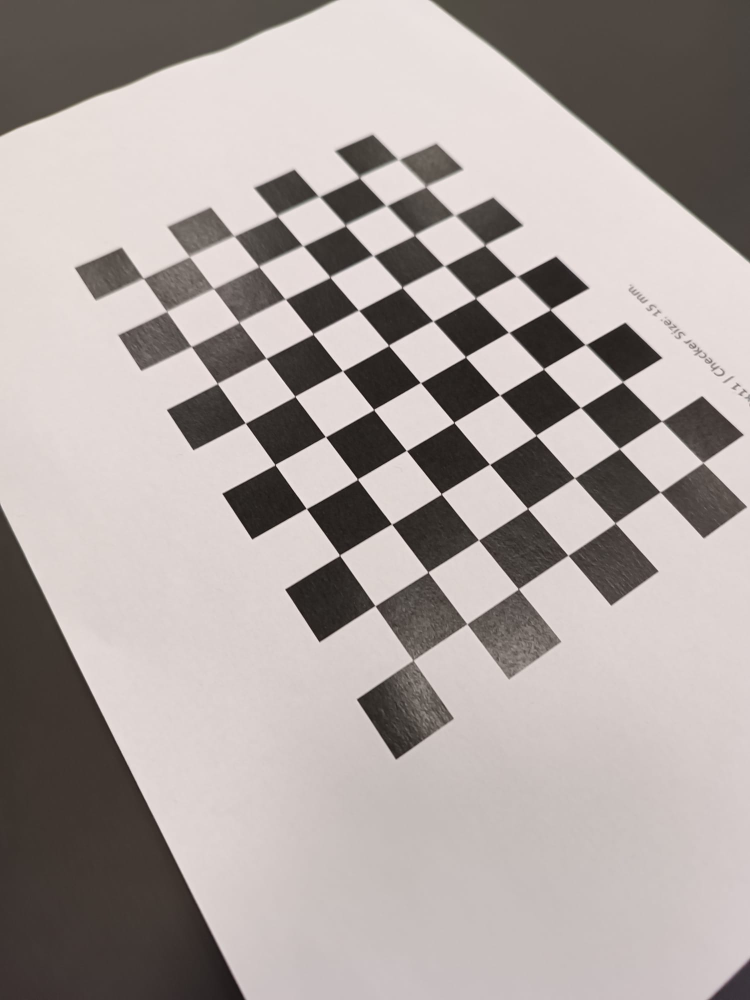
#> input picture images/checkboards/C1.jpg, 1500 x 2000 px (shown at 1/2 size); its folder holds only this picture in this run
$ jupyter execute --allow-errors 5_Nonlinear_optimization_camera_calibration.ipynb
#> lines starting #> are read from the running program, lines starting #| are printed output that depends on the picture
### utilis.py
import cv2
import numpy as np
import itertools as it
import scipy.optimize as coolNonLinOptimizer
import matplotlib as plt
import math

#Pi that converts from homogeneous to inhomogeneous coordinates
def Pi(points_homogenous):
    points_inhomogenous = points_homogenous[:-1] / points_homogenous[-1]
    return points_inhomogenous

#PiInv that converts from inhomogeneous to homogeneous coordinates
def PiInv(points_inhomogeneous):
    points_homogeneous=np.vstack((points_inhomogeneous, np.ones(points_inhomogeneous.shape[1])))
    return points_homogeneous

#Construction of 3D points to simulate the projection
# [16 lines left out: function box3d, not called in this run]

#Returning the projection matrix
def getProjection_Matrix(K: np.ndarray, R: np.ndarray, t: np.ndarray):

    """
        Parameters:
    - K: Camera matrix (3x3)
    - R: Rotation matrix (3x3)
    - t: Translation vector (3x1)

    Returns:
    - P: projection matrix (3x4)
    """
    Rt = np.concatenate((R, t), axis=1)
    P = K @ Rt
    return P

#distorsion function given the projection matrix and the distorsion coefficient
# [10 lines left out: function distort, not called in this run]

def projected_points_with_P(P,Q):
    """
        Parameters:
    - P: 3x4 projection matrix
    - Q: 3xN matrix representing N 3D points in columns

    Returns:
    - 2xN projected point
    """
    q = P@PiInv(Q)
    return Pi(q)

#Projection points with distortion
def projectpoints(K:np.ndarray, R: np.ndarray, t: np.ndarray, Q: np.ndarray, distCoeffs=[], dist = False):
    """
        Parameters:
    - K: Camera matrix (3x3)
    - R: Rotation matrix (3x3)
    - t: Translation vector (3x1)
    - Q: 3xN matrix representing N 3D points in columns
    - distCoeffs: List of distortion coefficients ([])
    - dist: boolean to decide if the distortion is applied

    Returns:
    - 2xN matrix representing the projected 2D points in columns.
    """
    transformation_matrix = np.concatenate((R, t), axis=1)
    projection_matrix = transformation_matrix@PiInv(Q)
    if dist == True:
        distortion = distort(projection_matrix, distCoeffs)
        projection_points = K@distortion
    else:
        projection_points = K@projection_matrix
    return Pi(projection_points)

# [72 lines left out: functions undistortImage, homography_mapping, normalize2d, not called in this run]

def hest(q1: np.ndarray,q2: np.ndarray, normalize=False):
    """
    Description:
    Calculates the B matrix by using kronecker multiplication and crossup setup.
    Estimates H given points q1, q2 on the two image planes.
    Need at least 4 pairs of points to estimate the matrix with 8 degrees of freedom.
    Helper function to scale H to appropriate value
    Parameters:
    - q1 : 2 x n, 2D points in the first image
    - q2 : 2 x n, 2D points in the second image

    Output:
    - H: estimated homography matrix

    """
    if q1.shape[1] != q2.shape[1]:
        raise ValueError("Number of points in q1 and q2 must be equal")
    if q1.shape[1] < 4:
        raise ValueError(
            "At least 4 points are required to estimate a homography"
        )
    if q1.shape[0] != 2 or q2.shape[0] != 2:
        raise ValueError("q1 and q2 must have 2 rows")

    if normalize:
        q1, T1 = normalize2d(q1)
        q2, T2 = normalize2d(q2)

    n = q1.shape[1]
    B = []
    for i in range(n):
        x1, y1 = q1[:, i]
        x2, y2 = q2[:, i]
        Bi = np.array(
            [
                [0, -x2, x2 * y1, 0, -y2, y2 * y1, 0, -1, y1],
                [x2, 0, -x2 * x1, y2, 0, -y2 * x1, 1, 0, -x1],
                [-x2 * y1, x2 * x1, 0, -y2 * y1, y2 * x1, 0, -y1, x1, 0],
            ]
        )
        B.append(Bi)
    # with np.printoptions(precision=3, suppress=True):
    #     print("B:", B)
    B = np.array(B).reshape(-1, 9)
    U, S, Vt = np.linalg.svd(B)
    H = Vt[-1].reshape(3, 3)
    H = H.T
    if normalize:
        H = np.linalg.inv(T1) @ H @ T2
    return H

# [69 lines left out: functions crossOp, get_B, fundamental_matrix, Fest_8point, not called in this run]
#Get 3D points from a list of 2D points and Projections Matrixes
def triangulate(q, P):

    """
    Return the triangulation.

    Parameters
    ----------
    q: 2 x n numpy array
        Inhomogenous pixel coordinates q1... qn
        One for each camera seeing the point.
        At least two.
    P: list of 3 x 4 numpy arrays
        Projection matrices P1... Pn
        For each pixel coordinate

    Return
    ------
    Q: 3 x 1 numpy array
        Triangulation of the point using the linear SVD algorithm

    Example:
        - q = np.hstack((q1_noise, q2_noise))
        - P = [P1,P2]
    """
    _, n = q.shape # n = no. cameras has seen pixel.

    # Prepare B matrix. Two rows for each camera n.
    B = np.zeros((2 * n, 4))
    for i in range(n):
        B[2 * i: 2 * i + 2] = [
            P[i][2, :] * q[0, i] - P[i][0, :],
            P[i][2, :] * q[1, i] - P[i][1, :],
        ]
    # BQ = 0. Minimize using Svd.
    _, _, vh = np.linalg.svd(B)
    Q = vh[-1, :] # Q is ev. corresponding to the min. singular point.
    return Q[:3].reshape(3, 1) / Q[3] # Reshape and scale.

# [71 lines left out: functions triangulate_nonlin, is_q_on_the_line, not called in this run]

def epipolar_line(F, q1):
    # returns epipolar line of q1 in camera 2
    return F@q1
#Given 3D points and 2D points, find the Projection Matrix
# [73 lines left out: functions pest, compute_rmse, checkerboard_points, not called in this run]
#1. Zhang method: finding a list of homographies given 3D points and 2D points
def estimate_homographies(Q_omega, qs):

    """
    Estimate homographies for each view.

    Args:
        Q_omega : 3 x (nxm) array of untransformed 3D points
        qs : list of arrays corresponding to each view (2, n),
             Same points, but rotated/scaled/transformed and projected to the image frame.

    Returns:
        Hs : list of 3x3 homographies for each view e.g (Hs[0],Hs[1]...Hs[len(qs)])

    In this case we can just assume that Q_omega is a virtual image plane with all the corners, and we find the homography mappings
    from the image planes to this virtual image plane.

    """
    Hs = []
    Q = Q_omega[:2]  # remove 3rd row of zeros
    for q in qs:
        H = hest(q, Q)  # TODO: why hest(q, Q) instead of hest(Q, q)?
        Hs.append(H)
    return Hs

# 2. Zhang: function estimate_b(Hs) that takes a list of homographies Hs and returns the vector
def estimate_b(Hs):
    """
    Estimate b matrix used Zhang's method for camera calibration.

    Args:
        Hs : list of 3x3 homographies for each view

    Returns:
        b : 6x1 vector
    """
    V = []  # coefficient matrix
    # Create constraints in matrix form
    for H in Hs:
        vi_11 = form_vi(H, 1, 1)
        vi_12 = form_vi(H, 1, 2)
        vi_22 = form_vi(H, 2, 2)
        v = np.vstack((vi_12, vi_11 - vi_22))  # 2 x 6
        V.append(v)
    # V = np.array(V) creates the wrong array shape
    V = np.vstack(V)  # 2n x 6
    U, S, bt = np.linalg.svd(V.T @ V)
    b = bt[-1].reshape(6, 1)
    return b

# Helper function to form b
def form_vi(H, a, b):
    """
    Form 1x6 vector vi using H and indices alpha, beta.

    Args:
        H : 3x3 homography
        a, b : indices alpha, beta

    Returns:
        vi : 1x6 vector
    """
    # Use zero-indexing here. Notes uses 1-indexing.
    a = a - 1
    b = b - 1
    vi = np.array(
        [
            H[0, a] * H[0, b],
            H[0, a] * H[1, b] + H[1, a] * H[0, b],
            H[1, a] * H[1, b],
            H[2, a] * H[0, b] + H[0, a] * H[2, b],
            H[2, a] * H[1, b] + H[1, a] * H[2, b],
            H[2, a] * H[2, b],
        ]
    )
    vi = vi.reshape(1, 6)
    return vi

#Given B, find b
# [12 lines left out: function b_from_B, not called in this run]

#3. Zhang: function estimateIntrisics(Hs) that takes a list of homographies Hs and returns a camera matrix K.
def estimate_intrinsics(Hs):
    """
    Estimate intrinsic matrix using Zhang's method for camera calibration.

    Args:
        Hs : list of 3x3 homographies for each view

    Returns:
        K : 3x3 intrinsic matrix
    """
    b = estimate_b(Hs)
    B11, B12, B22, B13, B23, B33 = b
    # Appendix B of Zhang's paper
    v0 = (B12 * B13 - B11 * B23) / (B11 * B22 - B12**2)
    lambda_ = B33 - (B13**2 + v0 * (B12 * B13 - B11 * B23)) / B11
    alpha = np.sqrt(lambda_ / B11)
    beta = np.sqrt(lambda_ * B11 / (B11 * B22 - B12**2))
    gamma = -B12 * alpha**2 * beta / lambda_
    u0 = lambda_ * v0 / beta - B13 * alpha**2 / lambda_
    # above values are sequences [value], so using [0] below is needed
    K = np.array([[alpha[0], gamma[0], u0[0]], [0, beta[0], v0[0]], [0, 0, 1]])
    return K

#4 Zhang: Rotations and translations
def estimate_extrinsics(K, Hs):
    """
    Estimate extrinsic parameters using Zhang's method for camera calibration.

    Args:
        K : 3x3 intrinsic matrix
        Hs : list of 3x3 homographies for each view

    Returns:
        Rs : list of 3x3 rotation matrices
        ts : list of 3x1 translation vectors
    """
    Kinv = np.linalg.inv(K)
    Rs = []
    ts = []
    for H in Hs:  # H = [h1|h2|h3]
        h1 = H[:, 0]
        h2 = H[:, 1]
        h3 = H[:, 2]
        lambda_ = np.linalg.norm(Kinv @ h1, 2)
        r1 = 1 / lambda_ * Kinv @ h1  # (3,)
        r2 = 1 / lambda_ * Kinv @ h2
        r3 = np.cross(r1, r2)
        t = np.array(1 / lambda_ * Kinv @ h3).reshape(3, 1)  # 3 x 1
        R = np.vstack((r1, r2, r3)).T  # 3 x 3 [r1|r2|r3]
        Rs.append(R)
        ts.append(t)
    Rs = np.array(Rs)
    ts = np.array(ts)
    return Rs, ts

#5 Zhang: Calibrate Camera
# Compiling functions
def calibrate_camera(qs, Q):
    """
    Calibrate camera using Zhang's method for camera calibration.

    Args:
        qs : list of arrays corresponding to each view
        Q : 3 x (nxm) array of untransformed 3D points

    Returns:
        K : 3x3 intrinsic matrix
        Rs : list of 3x3 rotation matrices
        ts : list of 3x1 translation vectors

    Example:
        - qs = [qa, qb, qc]
        - Q_omega = checkerboard_points(10, 20) (3,200)
    """
    Hs = estimate_homographies(Q, qs)
    K = estimate_intrinsics(Hs)
    Rs, ts = estimate_extrinsics(K, Hs)
    return K, Rs, ts

#######################################################################
#EX. 6 SMOOTHING, Corners detection and edge detection

# [19 lines left out: function gaussian_1D_kernel, not called in this run]

def gaussian(x,sigma):
    return np.exp(-x**2 / (2*sigma**2))

def gausDerivative(x,sigma):
    return -(x/sigma)*gaussian(x,sigma)

#Smoothing an Image
# [84 lines left out: functions gaussian_smoothing, structure_tensor, harris_measure, corner_detector, not called in this run]

def edge_detection(im, lower_thr, upper_thr):
    edges = cv2.Canny(im, lower_thr, upper_thr)
    return edges

############################################################################
#RANSAC

# Create a line from 2 points
# [460 lines left out: functions est_line, is_inliner, consensus, drawTwo, pca_line, RANSAC_epsilon and 12 more, not called in this run]
#########Second method################
def SampsonsDistance(F, q1, q2):
    return (q2.T@F@q1)**2 / ((q2.T@F)[0][0]**2 + (q2.T@F)[0][1]**2 + (F@q1)[0][0]**2 + (F@q1)[1][0]**2)

# [255 lines left out: functions get_inliers, Fest_8point_A, ransac, sample, get_inliers, ransac and 7 more, not called in this run]

### 5_Nonlinear_optimization_camera_calibration.ipynb
Nonlinear optimization
This exercise will take you through doing nonlinear optimization for triangulation of a single
point. The same principles can be applied to more complex situations such as camera calibration,
or situations where we lack a linear algoritm.

[cell 1]
import matplotlib.pyplot as plt
import numpy as np
from itertools import product
import cv2
from scipy.optimize import least_squares
import scipy.optimize as coolNonLinOptimizer
import utilis

[cell 2]
R1 = np.eye(3)
R2 = R1.copy()
t1= np.array([[0],
              [0],
              [1]])
t2= np.array([[0],
              [0],
              [20]])
K1 =np.array([[700,0, 600],
             [0, 700, 400],
             [0, 0, 1] ])
K2 = K1.copy()
Q = np.array([[1],
              [1],
              [0]])

Exercise 5.1
What are the projection matrices P 1 and P 2?.

[cell 3]
P1 = utilis.getProjection_Matrix(K1, R1, t1)
P2 = utilis.getProjection_Matrix(K2, R2, t2)

print(P1)
print(P2)

What is the projection of Q in cameras one and two (q1 and q2)?

[cell 4]
#projected_points

q1 = P1 @ utilis.PiInv(Q)
q1_1 = utilis.projectpoints(K1,R1,t1,Q)
q1 = utilis.Pi(q1)

q2 = P2 @ utilis.PiInv(Q)

q2 = utilis.Pi(q2)

print(q1, q2)

print(q1_1)

[cell 5]
noise_array = np.array([[1],
                        [-1]])
q1_noise = q1 + noise_array
q2_noise = q2 + noise_array
print(q2_noise)

[cell 6]
q_noise = np.hstack((q1_noise, q2_noise))
Q_triangulated = utilis.triangulate(q_noise, [P1, P2])
print("Triangulated 3D point:", Q_triangulated)

[cell 7]
print("Error/distance between Q and Q_tilde:", np.linalg.norm(Q-Q_triangulated))

Take the newly triangulated point Q˜ and re-project it to the cameras. How far is it from our
observations of the point (q˜1, q˜2)? In other words, what is the reprojection error for each camera?

[cell 8]
# Reproject the estimated 3D point back onto the image planes of the two cameras

q1_reprojected = utilis.projected_points_with_P(P1, Q_triangulated)
q2_reprojected = utilis.projected_points_with_P(P2, Q_triangulated)


print("Total distance of the noisy points and their reprojected points")
print("Camera1:", np.linalg.norm(q1_reprojected-q1_noise)," pixels\nCamera2:", np.linalg.norm(q2_reprojected-q2_noise), "pixels")

### 5.3 Nonlinear triangulation

We are going to make a new function triangulate_nonlin that does triangulation using nonlinear \
optimization. It should take the same inputs as triangulate, i.e. a list of n pixel coordinates (q1, \
q2, . . . , qn), and a list of n projection matrices (P1, P2, . . . , Pn).

Start by defining a helper-function inside triangulate_nonlin. \
This function, called compute_residuals, should take the parameters we want to optimize (in \
this case Q) as input, and should returns a vector of residuals (i.e. the numbers that we want to \
minimize the sum of squares of).

[cell 9]
def triangulate_nonlin(q, P):
    """
    Return the triangulation using nonlinear optimization.

    Parameters
    ----------
    q: 2 x n numpy array
        INHomogenous pixel coordinates q1... qn
        One for each camera seeing the point.
        At least two.
    P: list of 3 x 4 numpy arrays
        Projection matrices P1... Pn
        For each pixel coordinate

    Return
    ------
    Q: 3 x 1 numpy array
        Triangulation of the point using the linear SVD algorithm,
        combined with least square omptimizer
    """
    # Initial guess using SVD
    Q0 = utilis.triangulate(q, P)
    Q0 = Q0.reshape(3)

    def compute_residuals(Q):
        """
        In our case residuals is a vector of differences in the projections.
        Args:
            Q : 3-vector, 3D point (parameters to optimize)

        Returns:
            residuals : 2n-vector, residuals
                        (numbers to minimize sum of squares)
        """
        Qh = np.vstack((Q.reshape(3,1), 1))
        # n cameras
        n = len(q[0])
        residuals = np.zeros(shape=(2*n,))

        for i in range(n):
            qh_est = P[i] @ Qh
            q_est = qh_est[0:2, :]/qh_est[2, :]
            r = q_est - q[:,i].reshape(2, 1)

            residuals[2*i] = r[0]
            residuals[2*i+1] = r[1]


        return residuals
    Q = coolNonLinOptimizer.least_squares(compute_residuals, Q0)["x"].reshape(3,1)
    return  Q

Use triangulate_nonlin with [q˜1, q˜2] and [P 1, P 2].

[cell 10]
Q_nonlin = triangulate_nonlin(np.hstack((q1_noise, q2_noise)), [P1, P2])
print(Q_nonlin)

[cell 11]
print("Real Q:", Q.flatten())
print("Using only linear SVD method:",Q_triangulated.flatten())
print("Combining with nonlinear methods:", Q_nonlin.flatten())
print("Q_nonlin difference: ",  np.linalg.norm(Q_nonlin-Q))
print("Q_linear difference: ",  np.linalg.norm(Q_triangulated-Q))

Input - 3D Point (from 𝑅3):

The input to the function is a 3D point specified by three coordinates (X,Y,Z). This point is the one being estimated.
Output - Reprojection Errors (to R 3⋅2):

For each camera view (assuming two cameras for simplicity), the 3D point is projected back into 2D space using the respective camera's projection matrix (which includes the intrinsic matrix and extrinsic parameters - rotation and translation).
The function calculates the reprojection in each image and computes the difference (error) between these projected points and the corresponding observed points (actual measurements in each image).
Thus, the output is a 6-dimensional vector. For two images, this vector contains two sets of differences (each set containing two differences: one for the x-coordinate and one for the y-coordinate).

**WOW** That is about 10 times better using the nonlinear optimizer together with linear SVD optimizer.

### Camera calibration using openCV

In the following exercises you will be calibrating your own camera. For this we suggest using a camera in your phone or similar. \
Disable HDR on your phone. If you have a phone with a wide angle camera, consider using this camera for the exercise (as more \
lens distortion is more fun and challenging). Remember to disable lens correction in your camera app before taking the pictures. \
If you get stuck with the OpenCV functions, start by looking it up in the OpenCV documentation.

### 5.5 Calibration target

Take one of the provided calibration targets or print your own. If you do not have access to a printer, \
showing the target on a laptop or tablet display is also an option, albeit less ideal due to the glass on top of the display, \
which can cause reflection and refraction. Using your calibration target, take pictures of it from many different angles. \
Make sure to have an image of it straight on and well lit, and try more extreme angles as well. Try to get every part \
of the frame covered. You should have around twenty images.

#### 5.6 Load and process images

[cell 12]
def get_rgb(path):
#> called with path = 'images/checkboards/C1.jpg'
    bgr_img = cv2.imread(path)
#> bgr_img is the input picture: shape (2000, 1500, 3); mean B, G, R 159.5, 162.4, 171.1
    b,g,r = cv2.split(bgr_img)       # get b,g,r
    image = cv2.merge([r,g,b])
#> `image = cv2.resize(image, (600, 400))`:
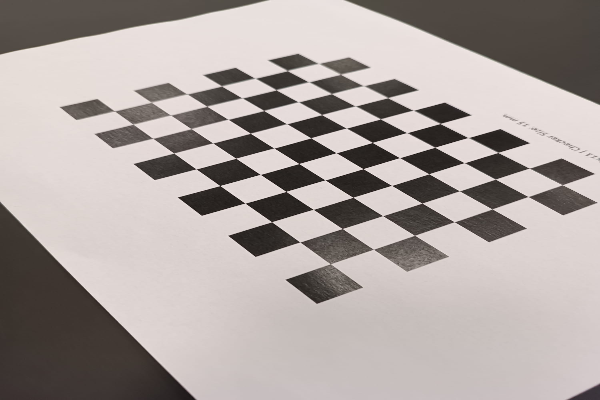
#> image: shape (400, 600, 3); mean R, G, B 171.1, 162.4, 159.6
    return image

[cell 13]
images = []
#> (the rest of this cell did not finish here and is left out)

**imgpoints** should be a list of (n·m)×1×2 arrays in np.float32 from cv2.findChessboardCorners.

[cell 14]
########################
## Chessboard corners ##
########################
# 2d points in image plane.
#List of 2D points representing the detected chessboard corners in each image.
imgpoints = []
for img in images:
    gray = cv2.cvtColor(img, cv2.COLOR_BGR2GRAY)
    ret, corners = cv2.findChessboardCorners(gray, (7, 10))
    if ret == True:
        imgpoints.append(corners)
        print(f"Corners found in image: {len(corners)}")
        # Draw and display the corners
        painted = cv2.drawChessboardCorners(img.copy(), (7, 10), corners,ret)
#> this loop made 1 pass
#> ret on pass 1: True
#> (printed output is left out)
#> pass 1, `painted = cv2.drawChessboardCorners(img.copy(), (7, 10), corners,ret)`:
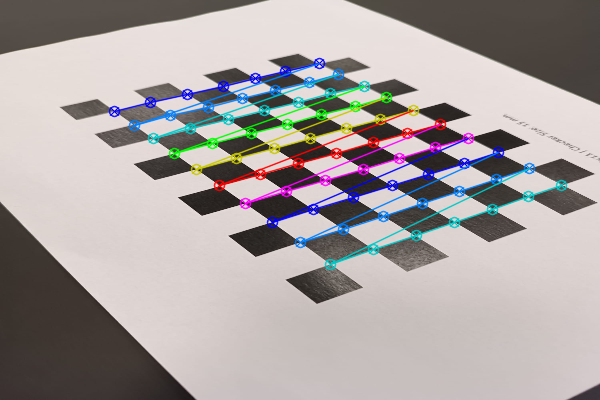
#> painted: shape (400, 600, 3); mean R, G, B 168.1, 161.3, 160.5
#> after the loop, imgpoints = 1 item
        # cv2.imshow('img',painted)
        # cv2.waitKey(400)
# delete images for which no corners were found
# cv2.destroyAllWindows()
print(f"{len(images)} images have been loaded.")
#| 1 images have been loaded.
print(f"{len(imgpoints)} is the Number of images in which chessboard corners were successfully detected..")
#| 1 is the Number of images in which chessboard corners were successfully detected..

#### 5.7 Camera calibration I

Checkerboard model. Construct the points on the checkerboard in 3D. \
This is done using last weeks exercise. The board is assumed to be on z = 0.

[cell 15]
######################
## Chessboard model ##
######################
def checkerboard_points(n,m):
#> called with n = 10, m = 7
    Q = np.zeros(shape=(3, n*m))
    for i in range(n):
        for j in range(m):
            Q[:, i*m+j] = [i - (n-1)/2.0,
                        j - (m-1)/2.0,
                        0]

    return Q

checkerboard = checkerboard_points(10,7)
print("shape:", checkerboard.shape)
plt.scatter(checkerboard[0,:], checkerboard[1,:])
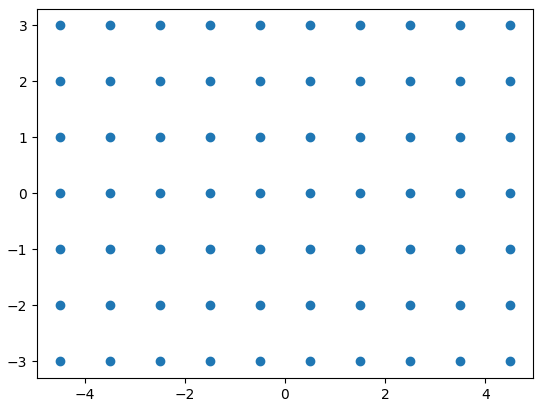
#> figure drawn by matplotlib, 1 panel

**Now** Either calibratecamera(qs, Q) from last week, or cv2's built in calibratecamera to calibrate the camera.

[cell 16]
qs = []
for i in range(len(imgpoints)):
    r, _, c = imgpoints[i].shape
    q_ = np.zeros(shape=(c, r))
    q_[0, :] = imgpoints[i][:,0,0]
    q_[1, :] = imgpoints[i][:,0,1]
    qs.append(q_)
#> this loop made 1 pass
#> (r, c) on pass 1: (70, 2)
#> (the rest of the program and of its run is left out)
